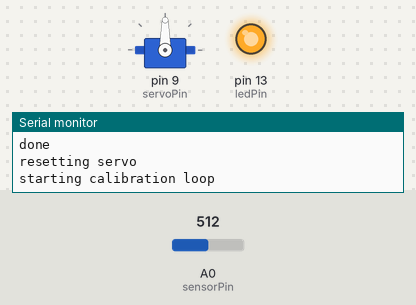
Bench run of a sketch on a simulated Arduino Uno, built with avr-gcc and run on an emulated ATmega328P. On the bench: servo, output pins drawn as LEDs (lit = HIGH), the last lines printed to the serial monitor. The inputs (shaded band) are chosen by the test bench; at power-on: A0 (sensorPin) = 512.

Above: at 2.6 s.
At 8.7 s:
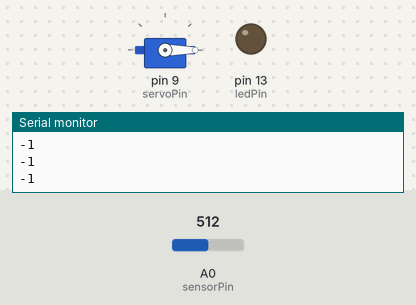
8.8 s: A0 (sensorPin) set to 306
At 9.7 s:
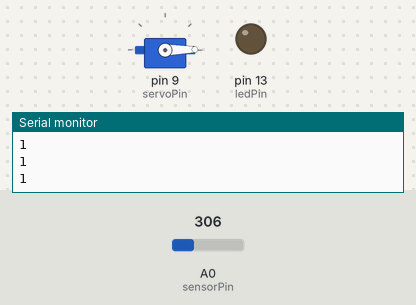
Timing chart, 0 to 11.8 s (numbered marks = the images above; inputs shaded):
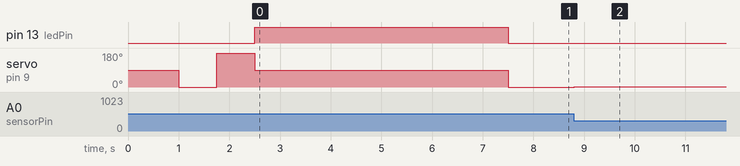

The sketch:

programmer.ino
```cpp
/*
    Proof of concept thing that uses the light sensor to gather data and send
    it to a servo
*/

#include <Servo.h>

int sensorVal;
int sensorLow = 1023;
int sensorHigh = 0;
const int sensorPin = A0;

const int ledPin = 13;

Servo myServo;
const int servoPin = 9;

void setup()
{
    pinMode(ledPin, OUTPUT);

    // Wait for the serial port
    while(!Serial) {}

    Serial.begin(115200);
    delay(1000);

    Serial.println("attaching to the servo");
    myServo.attach(servoPin);
    Serial.println("done");

    // Reset the servo back to a normal location
    Serial.println("resetting servo");
    myServo.write(0);
    delay(750);
    myServo.write(180);
    delay(750);
    myServo.write(90);


    Serial.println("starting calibration loop");
    digitalWrite(ledPin, HIGH);

    int startTime = millis();
    int endTime = startTime + 5000;
    while (millis() < endTime)
    {
        sensorVal = analogRead(sensorPin);
        if (sensorVal > sensorHigh)
        {
            sensorHigh = sensorVal;
        }
        if (sensorVal < sensorLow)
        {
            sensorLow = sensorVal;
        }
    }

    digitalWrite(ledPin, LOW);

    Serial.print("high val: ");
    Serial.print(sensorHigh);
    Serial.print(", low val: ");
    Serial.println(sensorLow);

}

void loop()
{
    sensorVal = analogRead(sensorPin);
    int angle = map(sensorVal, sensorLow, sensorHigh, 0, 179);
    //Serial.print("read value: ");
    //Serial.print(sensorVal);
    //Serial.print(", mapped to angle: ");
    //Serial.println(angle);

    myServo.write(angle);

    // Drop the angle to the serial port so the PC can get it
    Serial.println(angle);

    delay(100);


}
```

Measured:
- after the input at 8.8 s, servo on pin 9 (servoPin): 0° → 1° at once
